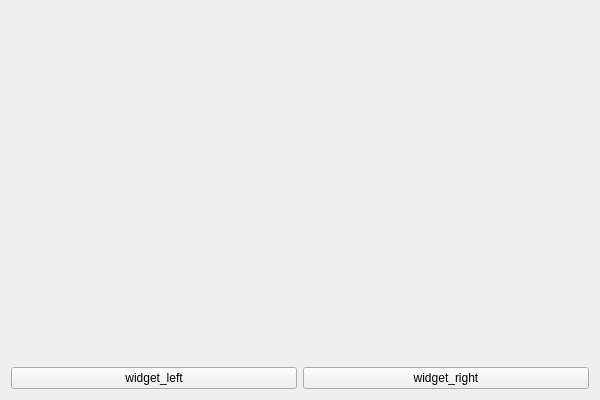
<?xml version="1.0" encoding="UTF-8"?>
<ui version="4.0">
 <class>CppCallQmlClass</class>
 <widget class="QWidget" name="CppCallQmlClass">
  <property name="geometry">
   <rect>
    <x>0</x>
    <y>0</y>
    <width>600</width>
    <height>400</height>
   </rect>
  </property>
  <property name="windowTitle">
   <string>CppCallQml</string>
  </property>
  <layout class="QVBoxLayout" name="verticalLayout_2">
   <item>
    <widget class="QWidget" name="widget" native="true">
     <layout class="QVBoxLayout" name="verticalLayout"/>
    </widget>
   </item>
   <item>
    <widget class="QWidget" name="widget_2" native="true">
     <property name="sizePolicy">
      <sizepolicy hsizetype="Preferred" vsizetype="Fixed">
       <horstretch>0</horstretch>
       <verstretch>0</verstretch>
      </sizepolicy>
     </property>
     <layout class="QHBoxLayout" name="horizontalLayout">
      <property name="leftMargin">
       <number>0</number>
      </property>
      <property name="topMargin">
       <number>0</number>
      </property>
      <property name="rightMargin">
       <number>0</number>
      </property>
      <property name="bottomMargin">
       <number>0</number>
      </property>
      <item>
       <widget class="QPushButton" name="btn_left">
        <property name="text">
         <string>widget_left</string>
        </property>
       </widget>
      </item>
      <item>
       <widget class="QPushButton" name="btn_right">
        <property name="text">
         <string>widget_right</string>
        </property>
       </widget>
      </item>
     </layout>
    </widget>
   </item>
  </layout>
 </widget>
 <layoutdefault spacing="6" margin="11"/>
 <resources/>
 <connections/>
</ui>
